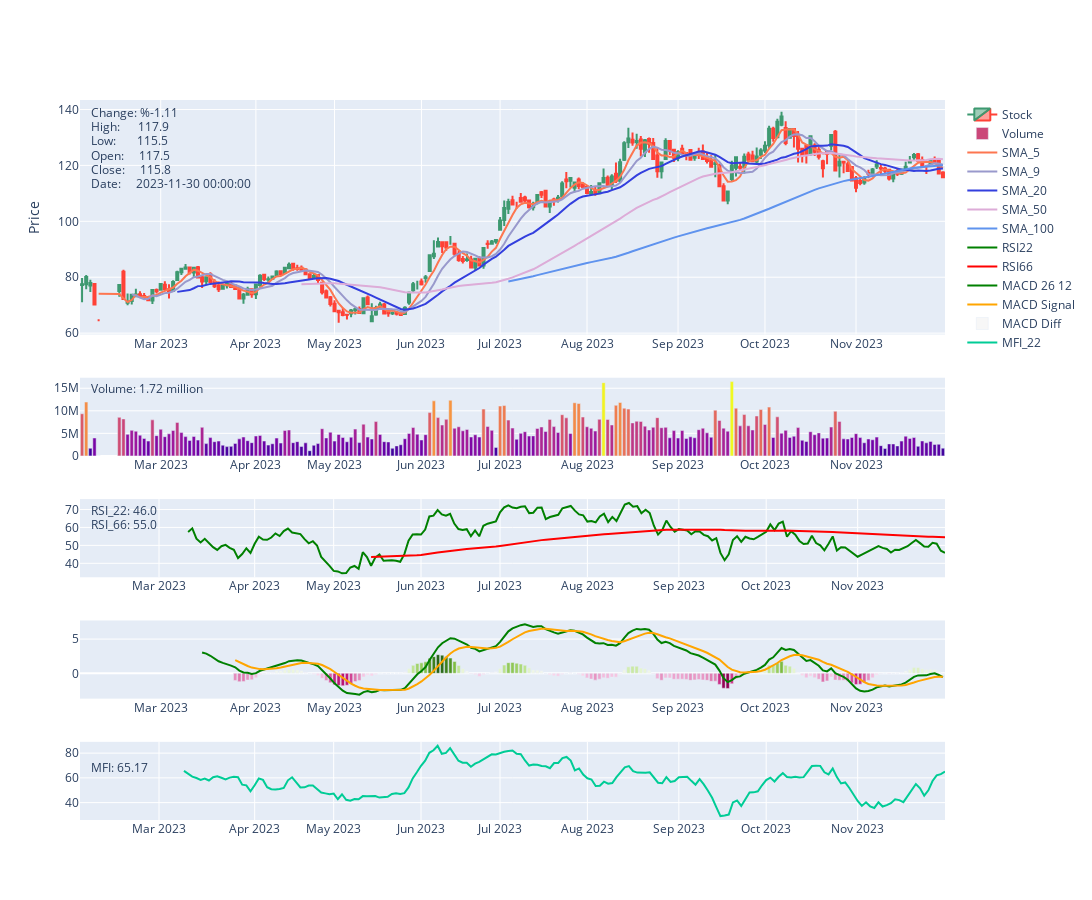

Here is the notebook cell this chart was saved with:
### Code cell
graph_data = str1.getData("TAVHL.IS", startDate + dt.timedelta(days = 200), endDate + dt.timedelta(days = 2), 
                          SMA = [5, 9, 20, 50, 100], EMA = [], interval = '1d', RSI_len_long=66, RSI_len=22)
Candle_graph(df = graph_data, date1 = None, date2 = None)

### Figure 1 — Plotly figure (JSON) as saved in the notebook; plotly's stock layout.template omitted (floating-point values rounded to 4 significant figures; data arrays with more than 128 entries replaced by an {"elided": "..."} marker saying what was removed)
{"data": [{"close": {"elided": "205 float values"}, "high": {"elided": "205 float values"}, "low": {"elided": "205 float values"}, "name": "Stock", "open": {"elided": "205 float values"}, "type": "candlestick", "x": {"elided": "205 str values"}, "xaxis": "x", "yaxis": "y"}, {"marker": {"color": {"elided": "205 int values"}}, "name": "Volume", "type": "bar", "x": {"elided": "205 str values"}, "xaxis": "x2", "y": {"elided": "205 int values"}, "yaxis": "y2"}, {"line": {"color": "#fd7650", "dash": "solid", "width": 2}, "mode": "lines", "name": "SMA_5", "type": "scatter", "x": {"elided": "205 str values"}, "xaxis": "x", "y": {"elided": "205 float values"}, "yaxis": "y"}, {"line": {"color": "#9999cc", "dash": "solid", "width": 2}, "mode": "lines", "name": "SMA_9", "type": "scatter", "x": {"elided": "205 str values"}, "xaxis": "x", "y": {"elided": "205 float values"}, "yaxis": "y"}, {"line": {"color": "#333fde", "dash": "solid", "width": 2}, "mode": "lines", "name": "SMA_20", "type": "scatter", "x": {"elided": "205 str values"}, "xaxis": "x", "y": {"elided": "205 float values"}, "yaxis": "y"}, {"line": {"color": "#ddacd8", "dash": "solid", "width": 2}, "mode": "lines", "name": "SMA_50", "type": "scatter", "x": {"elided": "205 str values"}, "xaxis": "x", "y": {"elided": "205 float values"}, "yaxis": "y"}, {"line": {"color": "#5f93ee", "dash": "solid", "width": 2}, "mode": "lines", "name": "SMA_100", "type": "scatter", "x": {"elided": "205 str values"}, "xaxis": "x", "y": {"elided": "205 float values"}, "yaxis": "y"}, {"line": {"color": "green", "dash": "solid", "width": 2}, "mode": "lines", "name": "RSI22", "type": "scatter", "x": {"elided": "205 str values"}, "xaxis": "x3", "y": {"elided": "205 float values"}, "yaxis": "y3"}, {"line": {"color": "red", "dash": "solid", "width": 2}, "mode": "lines", "name": "RSI66", "type": "scatter", "x": {"elided": "205 str values"}, "xaxis": "x3", "y": {"elided": "205 float values"}, "yaxis": "y3"}, {"line": {"color": "green", "dash": "solid", "width": 2}, "mode": "lines", "name": "MACD 26 12", "type": "scatter", "x": {"elided": "205 str values"}, "xaxis": "x4", "y": {"elided": "205 float values"}, "yaxis": "y4"}, {"line": {"color": "orange", "dash": "solid", "width": 2}, "mode": "lines", "name": "MACD Signal", "type": "scatter", "x": {"elided": "205 str values"}, "xaxis": "x4", "y": {"elided": "205 float values"}, "yaxis": "y4"}, {"marker": {"color": {"elided": "205 float values"}}, "name": "MACD Diff", "type": "bar", "x": {"elided": "205 str values"}, "xaxis": "x4", "y": {"elided": "205 float values"}, "yaxis": "y4"}, {"marker": {"color": {"elided": "205 float values"}}, "mode": "lines", "name": "MFI_22", "type": "scatter", "x": {"elided": "205 str values"}, "xaxis": "x5", "y": {"elided": "205 float values"}, "yaxis": "y5"}], "layout": {"annotations": [{"showarrow": false, "text": "Change: %-1.11", "x": 0.01, "xref": "x domain", "y": 0.99, "yref": "y domain"}, {"showarrow": false, "text": "High:      117.9", "x": 0.01, "xref": "x domain", "y": 0.93, "yref": "y domain"}, {"showarrow": false, "text": "Low:       115.5", "x": 0.01, "xref": "x domain", "y": 0.87, "yref": "y domain"}, {"showarrow": false, "text": "Open:     117.5", "x": 0.01, "xref": "x domain", "y": 0.81, "yref": "y domain"}, {"showarrow": false, "text": "Close:     115.8", "x": 0.01, "xref": "x domain", "y": 0.75, "yref": "y domain"}, {"showarrow": false, "text": "Date:     2023-11-30 00:00:00", "x": 0.01, "xref": "x domain", "y": 0.69, "yref": "y domain"}, {"showarrow": false, "text": "Volume: 1.72 million", "x": 0.01, "xref": "x2 domain", "y": 0.99, "yref": "y2 domain"}, {"showarrow": false, "text": "RSI_22: 46.0", "x": 0.01, "xref": "x3 domain", "y": 0.99, "yref": "y3 domain"}, {"showarrow": false, "text": "RSI_66: 55.0", "x": 0.01, "xref": "x3 domain", "y": 0.81, "yref": "y3 domain"}, {"showarrow": false, "text": "MFI: 65.17", "x": 0.01, "xref": "x5 domain", "y": 0.81, "yref": "y5 domain"}], "height": 900, "width": 1400, "xaxis": {"anchor": "y", "domain": [0, 1], "rangebreaks": [{"bounds": ["sat", "mon"]}, {"values": ["2023-01-01", "2023-04-23", "2023-05-01", "2023-05-19", "2023-07-15", "2023-08-30", "2023-10-29", "2023-04-21", "2023-04-22", "2023-06-28", "2023-06-29", "2023-06-30", "2023-07-01"]}], "rangeslider": {"visible": false}}, "xaxis2": {"anchor": "y2", "domain": [0, 1], "rangebreaks": [{"bounds": ["sat", "mon"]}, {"values": ["2023-01-01", "2023-04-23", "2023-05-01", "2023-05-19", "2023-07-15", "2023-08-30", "2023-10-29", "2023-04-21", "2023-04-22", "2023-06-28", "2023-06-29", "2023-06-30", "2023-07-01"]}]}, "xaxis3": {"anchor": "y3", "domain": [0, 1], "rangebreaks": [{"bounds": ["sat", "mon"]}, {"values": ["2023-01-01", "2023-04-23", "2023-05-01", "2023-05-19", "2023-07-15", "2023-08-30", "2023-10-29", "2023-04-21", "2023-04-22", "2023-06-28", "2023-06-29", "2023-06-30", "2023-07-01"]}]}, "xaxis4": {"anchor": "y4", "domain": [0, 1], "rangebreaks": [{"bounds": ["sat", "mon"]}, {"values": ["2023-01-01", "2023-04-23", "2023-05-01", "2023-05-19", "2023-07-15", "2023-08-30", "2023-10-29", "2023-04-21", "2023-04-22", "2023-06-28", "2023-06-29", "2023-06-30", "2023-07-01"]}]}, "xaxis5": {"anchor": "y5", "domain": [0, 1], "rangebreaks": [{"bounds": ["sat", "mon"]}, {"values": ["2023-01-01", "2023-04-23", "2023-05-01", "2023-05-19", "2023-07-15", "2023-08-30", "2023-10-29", "2023-04-21", "2023-04-22", "2023-06-28", "2023-06-29", "2023-06-30", "2023-07-01"]}]}, "yaxis": {"anchor": "x", "domain": [0.6743, 1], "title": {"text": "Price"}}, "yaxis2": {"anchor": "x2", "domain": [0.5057, 0.6143]}, "yaxis3": {"anchor": "x3", "domain": [0.3371, 0.4457]}, "yaxis4": {"anchor": "x4", "domain": [0.1686, 0.2771]}, "yaxis5": {"anchor": "x5", "domain": [0, 0.1086]}}}
